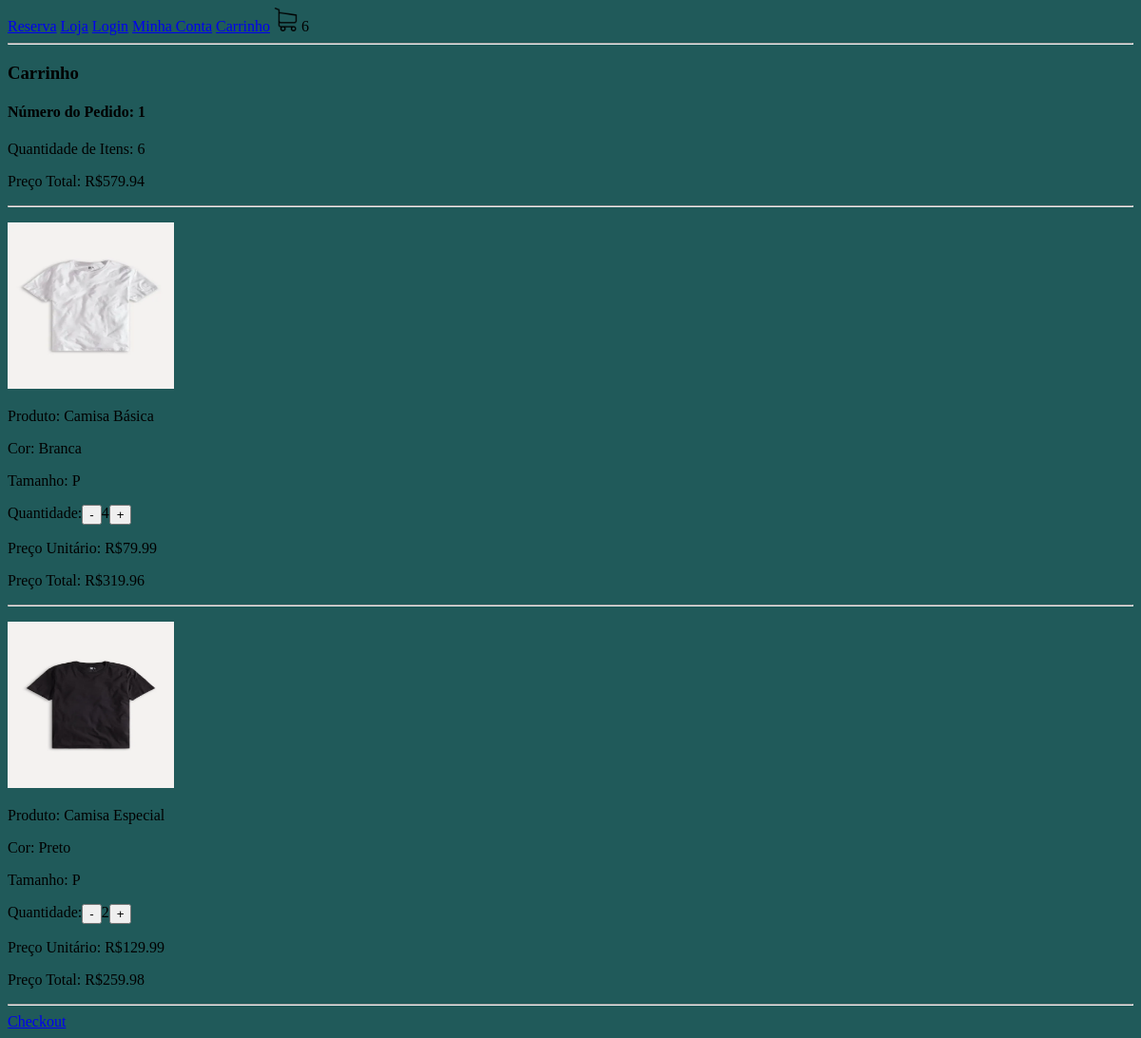
Before: /carrinho/ (signed in) with the older database file.
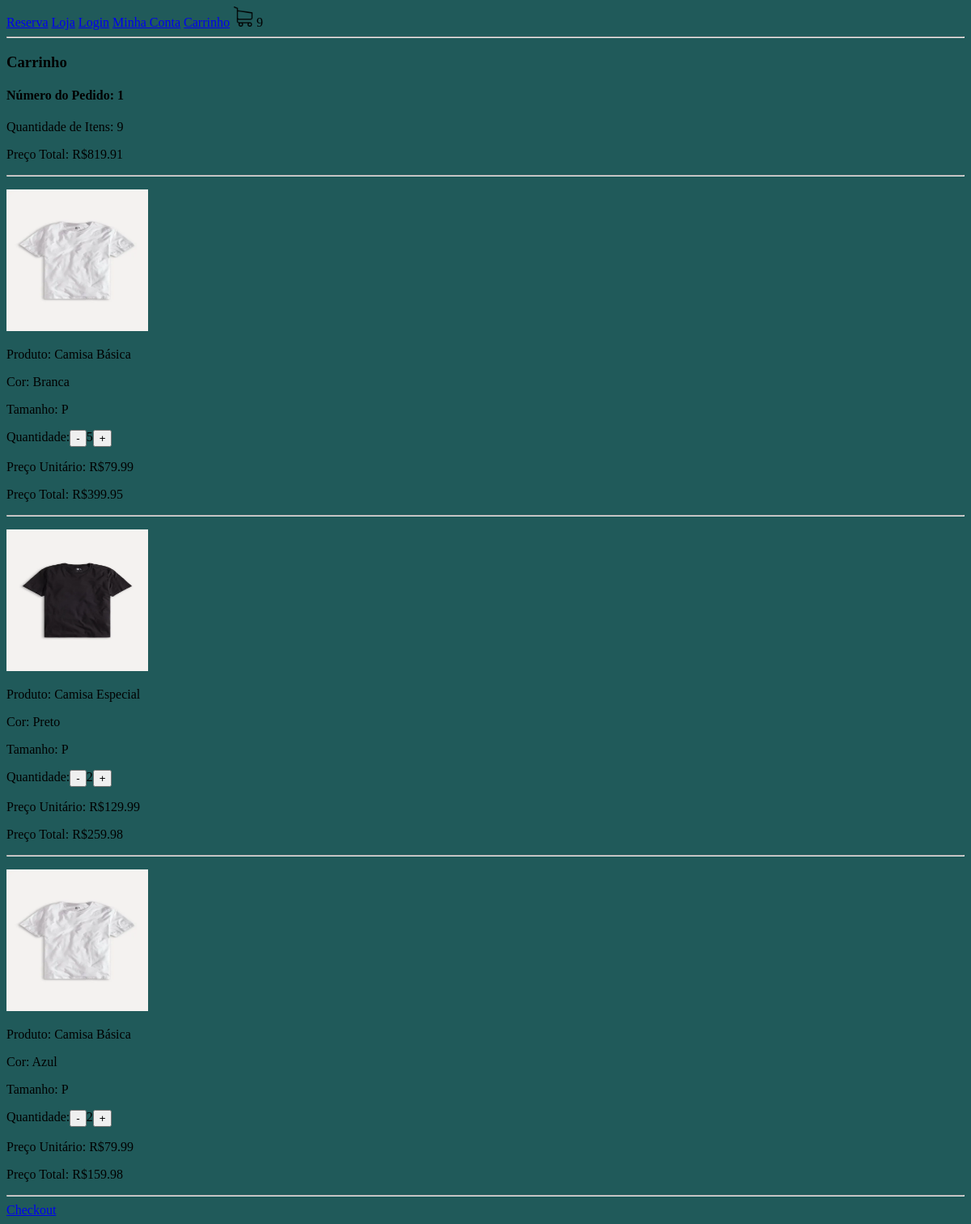
After: the same page with the newer database file.
### loja/models.py (models this page shows, shortened)
class Pedido(models.Model):
    cliente = models.ForeignKey(Cliente, null=True, blank=True, on_delete=models.SET_NULL)
    finalizado = models.BooleanField(default=False)
    codigo_transacao = models.CharField(max_length=400, null=True, blank=True)
    endereco = models.ForeignKey(Endereco, null=True, blank=True, on_delete=models.SET_NULL)
    data_finalizacao = models.DateTimeField(null=True, blank=True)
    @property
    def quantidade_total(self):
        itens_pedido = ItensPedido.objects.filter(pedido__id=self.id)
        quantidade = sum([item.quantidade for item in itens_pedido])
        return quantidade
    @property
    def preco_total(self):
        itens_pedido = ItensPedido.objects.filter(pedido__id=self.id)
        preco = sum([item.preco_total for item in itens_pedido])
        return preco

class ItensPedido(models.Model):
    item_estoque = models.ForeignKey(
        Itemestoque, null=True, blank=True, on_delete=models.SET_NULL)
    quantidade = models.IntegerField(default=0)
    pedido = models.ForeignKey(
        Pedido, null=True, blank=True, on_delete=models.SET_NULL)
    @property
    def preco_total(self):
        preco_total = self.quantidade * self.item_estoque.produto.preco
        return preco_total

class Itemestoque(models.Model):
    produto = models.ForeignKey(
        Produto, null=True, blank=True, on_delete=models.SET_NULL)
    cor = models.ForeignKey(Cor, null=True, blank=True,
                            on_delete=models.SET_NULL)
    tamanho = models.CharField(max_length=200, null=True, blank=True)
    quantidade = models.IntegerField(default=0)

class Produto(models.Model):
    imagem = models.ImageField(null=True, blank=True)
    nome = models.CharField(max_length=200, null=True, blank=True)
    preco = models.DecimalField(max_digits=10, decimal_places=2)
    ativo = models.BooleanField(default=True)
    categoria = models.ForeignKey(
        Categoria, null=True, blank=True, on_delete=models.SET_NULL)
    tipo = models.ForeignKey(
        Tipo, null=True, blank=True, on_delete=models.SET_NULL)

class Cor(models.Model):
    nome = models.CharField(max_length=200, null=True, blank=True)
    codigo = models.CharField(max_length=200, null=True, blank=True)

### loja/views.py (the view, shortened to what this page needs)
# urls.py: path('carrinho/', carrinho, name='carrinho'),
def carrinho(request):
    if request.user.is_authenticated:
        cliente = request.user.cliente
    pedido, criado = Pedido.objects.get_or_create(
        cliente=cliente, finalizado=False)
    itens_pedido = ItensPedido.objects.filter(pedido=pedido)
    context = {"itens_pedido": itens_pedido,
               "pedido": pedido, "cliente_existente": True}
    return render(request, 'carrinho.html', context)

### loja/novos_context.py (called while the page is built)
def carrinho(request):
    quantidade_produtos_carrinho = 0
    if request.user.is_authenticated:
        cliente = request.user.cliente
    else:
        return {"quantidade_produtos_carrinho": quantidade_produtos_carrinho}
    pedido, criado = Pedido.objects.get_or_create(cliente=cliente, finalizado=False)
    itens_pedido = ItensPedido.objects.filter(pedido=pedido)
    for item in itens_pedido:
        quantidade_produtos_carrinho += item.quantidade
    return {"quantidade_produtos_carrinho": quantidade_produtos_carrinho}

### loja/templates/carrinho.html (shortened to what this page needs)
{% extends 'base.html' %}
{% load static %}
{% block body %}
<hr>
    <h3>Carrinho</h3>
    {% if cliente_existente %}
        <h4>Número do Pedido: {{ pedido.id }}</h4>
        <p>Quantidade de Itens: {{ pedido.quantidade_total }}</p>
        <p>Preço Total: R${{ pedido.preco_total }}</p>
        <hr>
        {% for item in itens_pedido %}
            <p>
                <p> <img src="{{item.item_estoque.produto.imagem.url}}" width="175" height="175"> </p>
                <p> Produto: {{ item.item_estoque.produto.nome }} </p>
                <p> Cor: {{ item.item_estoque.cor.nome }} </p>
                <p>Tamanho: {{ item.item_estoque.tamanho }} </p>
                <div style="display: flex;">
                    Quantidade:
                    <form action="{% url 'remover_carrinho' item.item_estoque.produto.id %}" method="post">
                        <button type="submit">-</button>
                    </form>
                    {{ item.quantidade }}
                    <form action="{% url 'adicionar_carrinho' item.item_estoque.produto.id %}" method="post">
                        <button type="submit">+</button>
                    </form>
            </div>
                <p>Preço Unitário: R${{ item.item_estoque.produto.preco }}</p>
                <p>Preço Total: R${{ item.preco_total }} </p>
            </p>
            <hr>
        {% endfor %}
        <a href="{% url 'checkout' %}">Checkout</a>
    {% else %}
            <h3>Seu carrinho está vázio</h3>
            <a href="{% url 'loja' %}">Visite nossa loja</a>
    {% endif %}
{% endblock %}

### loja/templates/base.html (shortened to what this page needs)
{% load static %}
<!DOCTYPE html>
<html lang="pt-br">
<head>
    <link rel="stylesheet" type="text/css" href="{% static 'css/main.css' %}">
    <link rel="stylesheet" href="https://cdnjs.cloudflare.com/ajax/libs/font-awesome/6.6.0/css/all.min.css" />
</head>
<body>
    {% include 'navbar.html' %}
    {% block body %}
    {% endblock %}
</body>
</html>

### loja/templates/navbar.html
{% load static %}
<nav>
    <a href="{% url 'homepage' %}">Reserva</a>
    <a href="{% url 'loja' %}">Loja</a>
    <a href="{% url 'login' %}">Login</a>
    <a href="{% url 'minha_conta' %}">Minha Conta</a>
    <a href="{% url 'carrinho' %}">Carrinho</a>
    <img src="{% static 'images/carrinho.png' %}" width="25" height="25">
    {{quantidade_produtos_carrinho}}
</nav>

### static/css/main.css (style rules this page uses)
body { background-color: rgb(32, 90, 90); }

Changed rows visible on the page:
changed through a linked row, Pedido id 1: quantidade_total "6" → "9"; preco_total "579.94" → "819.91"
changed ItensPedido "Branca": quantidade "4" → "5"; preco_total "319.96" → "399.95"
added ItensPedido: item_estoque.produto.imagem (picture), item_estoque.produto.nome "Camisa Básica", item_estoque.cor.nome "Azul", item_estoque.tamanho "P", quantidade "2", item_estoque.produto.preco "79.99", preco_total "159.98"
Other visible differences:
{{ quantidade_produtos_carrinho }}: "6" → "9"
